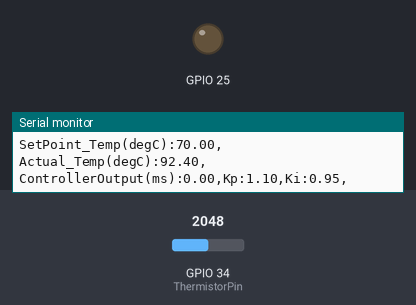
This sketch was run on a simulated ESP32. Parts: output pins drawn as LEDs (lit = HIGH), the last lines printed to the serial monitor. The test bench sets the inputs (shaded band); at power-on: GPIO 34 (ThermistorPin) = 2048.

Above: at 2.2 s.
2.3 s: GPIO 34 (ThermistorPin) set to 2817
5.3 s: GPIO 34 (ThermistorPin) set to 2917
8.3 s: GPIO 34 (ThermistorPin) set to 2866
11.3 s: GPIO 34 (ThermistorPin) set to 0
At 12.4 s:
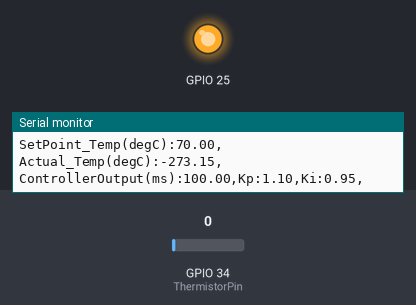
Timing chart, 0 to 13.9 s (numbered marks = the images above; inputs shaded):
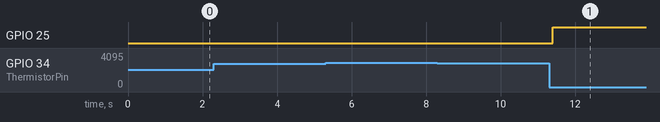

Measured:
- after the input at 8.3 s, GPIO 25: stays LOW (without the input it goes to HIGH after 3.0 s)
- after the input at 11.3 s, GPIO 25: LOW → HIGH after 0.10 s

The sketch:

Temperature_Controller_ESP32.ino
```cpp
#include "Temp_Sensor.h"

float Input = 0.0;
float Output = 0.0;
float Setpoint = 0.0;
float rampTemp = 70;    //Temperature Setpoint in (degC)
float rampTime = 60;    //Rate of chage of temperature
float inputOld = 0.0, inputNew = 0.0;
unsigned long sensorReadInterval = 0.0;
unsigned long msBefore = 0, msBefore1 = 0 , seconds = 0;

//-------------------------------------Set these gains if DAC is selected---------------------------------------------
#ifdef DACout
float Kp = 0.35;
float Ki = 0.6;
float Kd = 3;
QuickPID myPID(&Input, &Output, &Setpoint);

//-------------------------------------Set these gains if PWM is selected--------------------------------------------
#elif defined(PWMout)
float Kp = 0.9;
float Ki = 1.6;
float Kd = 10;
QuickPID myPID(&Input, &Output, &Setpoint);

//-------------------------------------Set these gains if Digital is selected-------------------------------------------
#else
const int SetpointGap = 15;
const int PIDCutOff = 5;
float consKp = 0.5;
float consKi = 0.1;
float consKd = 0.9;
float aggKp = 1.1;
float aggKi = 0.95;
float aggKd = 9;
const unsigned long windowSize = 100;
const byte debounce = 0;
unsigned long windowStartTime = 0, nextSwitchTime = 0;
boolean relayStatus = false;
QuickPID myPID(&Input, &Output, &Setpoint, consKp, consKi, consKd,
               myPID.pMode::pOnErrorMeas,
               myPID.dMode::dOnMeas,
               myPID.iAwMode::iAwClamp,
               myPID.Action::direct);
#endif

Temp_Sensor tempProbe = Temp_Sensor(TemperatureProbeType);

void setup()
{
  Serial.begin(115200);
  initOutput();
  Input = tempProbe.readTemp();
  sensorReadInterval = windowSize;
  //myPID.SetTunings(Kp, Ki, Kd);
#ifdef DACout
  myPID.SetOutputLimits(51, 53);    //from the DAC pin, value 51 is 0.66v (0 VAC from SSR), 52 is 0.67v (120 VAC from SSR), 53 is 0.69v (240 VAC from SSR)
#elif defined(PWMout)
  myPID.SetOutputLimits(141, 1023); //from PWM pin, value 141 is 0 VAC from SSR and 1023 is 240 VAC from SSR. The voltage is controlled mostly linearly in between (this needs to be tested!).
#else
  myPID.SetOutputLimits(0, windowSize);
  myPID.SetSampleTimeUs(windowSize * 1000);
#endif

  myPID.SetMode(myPID.Control::automatic);
  delay(1000); //for stabality
}

void loop()
{
  unsigned long msNow = millis();
  if (msNow - msBefore >= sensorReadInterval)
  {
    inputNew = Input;
    Input = tempProbe.readTemp();
    msBefore = msNow;
  }

  Serial.print("SetPoint_Temp(degC):"); Serial.print(Setpoint); Serial.print(",");
  Serial.print("Actual_Temp(degC):"); Serial.print(Input); Serial.print(",");

#ifdef DACout
  myPID.Compute();
  dacWrite(SSR_Pin, Output);
  Serial.print("ControllerOutput(V):");  Serial.print((float)((supplyVoltage  / 255)*Output));
#elif defined(PWMout)
  myPID.Compute();
  ledcWrite(PWMChannel, Output);
  Serial.print("ControllerOutput(V):");  Serial.print((float)((supplyVoltage / MAX_DUTY_CYCLE )*Output));


#else
#ifdef ConstantSetpoint
  Setpoint = rampTemp;
#else
  if (Input < rampTemp || seconds <= rampTime)
  {
    Setpoint = seconds * (rampTemp / rampTime);                //Reach 90ºC till 60s (90/60=1.5)
    if (Setpoint >= rampTemp)
    {
      Setpoint = rampTemp;
    }
  }
#endif
  float gap = abs(Setpoint - Input); //distance away from setpoint
  if(gap <= PIDCutOff)
  {
    myPID.SetMode(myPID.Control::manual);
  }
  else
  {
    myPID.SetMode(myPID.Control::automatic);
  }
  if (abs(inputNew - inputOld) >= 0.3 || gap < SetpointGap)
  { //we're close to setpoint, use conservative tuning parameters
    myPID.SetTunings(consKp, consKi, consKd);
  }
  else
  {
    //we're far from setpoint, use aggressive tuning parameters
    myPID.SetTunings(aggKp, aggKi, aggKd);
  }
  if (myPID.Compute())
  {
    windowStartTime = msNow;
  }
  if (!relayStatus && Output > (msNow - windowStartTime))
  {
    if (msNow > nextSwitchTime)
    {
      nextSwitchTime = msNow + debounce;
      relayStatus = true;
      digitalWrite(SSR_Pin, HIGH);
    }
  }
  else if (relayStatus && Output < (msNow - windowStartTime))
  {
    if (msNow > nextSwitchTime)
    {
      nextSwitchTime = msNow + debounce;
      relayStatus = false;
      digitalWrite(SSR_Pin, LOW);
    }
  }
  Serial.print("ControllerOutput(ms):"); Serial.print(Output); Serial.print(",");
  Serial.print("Kp:"); Serial.print(myPID.GetKp()); Serial.print(",");
  Serial.print("Ki:"); Serial.print(myPID.GetKi()); Serial.print(",");
  Serial.print("Kd:"); Serial.print(myPID.GetKd());
#endif

  Serial.println();
  if (msNow - msBefore1 >= 1000)
  {
    inputOld = inputNew;
    msBefore1 = msNow;
    seconds++;
  }
}

void initOutput(void)
{
#ifdef DACout
  dacWrite(SSR_Pin, 0);
#elif defined(PWMout)
  ledcSetup(PWMChannel, PWMFreq, PWMResolution);
  ledcAttachPin(SSR_Pin, PWMChannel);
  ledcWrite(PWMChannel, 0);
#else
  pinMode(SSR_Pin, OUTPUT);
#endif
}
```

Temp_Sensor.cpp
```cpp
#include "Temp_Sensor.h"

//#if (filterInput)
//SimpleKalmanFilter kf = SimpleKalmanFilter(e_mea, e_est, q);
//#else
//do nothing
//#endif

Temp_Sensor::Temp_Sensor(bool sensorType)
{
  _sensorType = sensorType;
#ifdef MAX6675
  pinMode(ThermocoupleCS, OUTPUT);
  pinMode(ThermocoupleSCK, OUTPUT);
  pinMode(ThermocoupleSO, INPUT);
  digitalWrite(ThermocoupleCS, HIGH);
  Serial.println("Thermocouple Pins set!");
#else
  //do nothing
#endif
}

float Temp_Sensor::readTemp(void)
{
#ifdef MAX6675
  if (millis() >= timeNow + sensorReadDelay_ms)
  {
    uint16_t spi = 0;
    digitalWrite(ThermocoupleCS, LOW);
    delayMicroseconds(10);
    spi = getSPI();
    spi <<= 8;
    spi |= getSPI();
    digitalWrite(ThermocoupleCS, HIGH);
    if (spi & 0x4)  //Thermocouple not found!
    {
      return NAN;
    }
    spi >>= 3;
    Tc = spi * 0.25;
    T = Tc + 273.15;
    Tf = Tc * 9 / 5 + 32;
    timeNow += sensorReadDelay_ms;
  }
  return Tc;
#else
    float Vout = 0.0;
    float Rt = 0.0;
    float adc = 0.0;
    float adc_estimated_value = 0.0;
#ifdef KalmanFilter
    SimpleKalmanFilter kf = SimpleKalmanFilter(e_mea, e_est, q);
    adc_estimated_value = kf.updateEstimate(adc);
#else
    for  (byte n = 0; n < Lavg_sample_size; n++)
    {
      adc += analogRead(ThermistorPin);
      delay (2);
    }
    adc_estimated_value = adc / Lavg_sample_size;
#endif

    Vout = adc_estimated_value * Vs / adcMax;
    Rt = R1 * Vout / (Vs - Vout);
    T = 1 / (1 / To + log(Rt / Ro) / Beta); // Temperature in Kelvin
    Tc = T - 273.15;                   // Celsius
    Tf = Tc * 9 / 5 + 32;              // Fahrenheit
  return Tc;
#endif
}

#ifdef MAX6675
byte Temp_Sensor::getSPI(void)
{
  byte spiData = 0;
  for (int i = 7; i >= 0; i--)
  {
    digitalWrite(ThermocoupleSCK, LOW);
    delayMicroseconds(10);
    if (digitalRead(ThermocoupleSO))
    {
      spiData |= (1 << i);
    }
    digitalWrite(ThermocoupleSCK, HIGH);
    delayMicroseconds(10);
  }
  return spiData;
}
#else
//do nothing
#endif
```

Temp_Sensor.h
```cpp
/******************************************************************
  @file    Controller.h
  @brief  Library for a temperature PID Controller
  @author  Rex Smith

  Code:        Rex Smith
  Version:     1.0.1
  Date:        03/04/2022

  1.0.0 Support for Thermistor sensor                       31/03/22
  1.0.1 Support for MAX6675                                   03/04/22

******************************************************************/

#ifndef Temp_Sensor_h
#define Temp_Sensor_h

#include "User_Config.h"
#include "src/QuickPID.h"
#include "src/SimpleKalmanFilter.h"
#include "Arduino.h"

class Temp_Sensor {
  public:
    Temp_Sensor(bool);
    float readTemp(void);

  private:
    byte getSPI(void);
    bool _sensorType = false;
    unsigned long timeNow = 0;
    float T = 0.0;
    float Tc = 0.0;
    float Tf = 0.0;

};

#endif
```

QuickPID.cpp
```cpp
// (licence header left out)
#if ARDUINO >= 100
#include "Arduino.h"
#else
#include "WProgram.h"
#endif

#include "QuickPID.h"

/* Constructor ********************************************************************
   The parameters specified here are those for for which we can't set up
   reliable defaults, so we need to have the user set them.
 **********************************************************************************/
QuickPID::QuickPID(float* Input, float* Output, float* Setpoint,
                   float Kp = 0, float Ki = 0, float Kd = 0,
                   pMode pMode = pMode::pOnError,
                   dMode dMode = dMode::dOnMeas,
                   iAwMode iAwMode = iAwMode::iAwCondition,
                   Action Action = Action::direct) {

  myOutput = Output;
  myInput = Input;
  mySetpoint = Setpoint;
  mode = Control::manual;

  QuickPID::SetOutputLimits(0, 255);  // same default as Arduino PWM limit
  sampleTimeUs = 100000;              // 0.1 sec default
  QuickPID::SetControllerDirection(Action);
  QuickPID::SetTunings(Kp, Ki, Kd, pMode, dMode, iAwMode);

  lastTime = micros() - sampleTimeUs;
}

/* Constructor *********************************************************************
   To allow using pOnError, dOnMeas and iAwCondition without explicitly saying so.
 **********************************************************************************/
QuickPID::QuickPID(float* Input, float* Output, float* Setpoint,
                   float Kp, float Ki, float Kd, Action Action)
  : QuickPID::QuickPID(Input, Output, Setpoint, Kp, Ki, Kd,
                       pmode = pMode::pOnError,
                       dmode = dMode::dOnMeas,
                       iawmode = iAwMode::iAwCondition,
                       action = Action) {
}

/* Constructor *********************************************************************
   Simplified constructor which uses defaults for remaining parameters.
 **********************************************************************************/
QuickPID::QuickPID(float* Input, float* Output, float* Setpoint)
  : QuickPID::QuickPID(Input, Output, Setpoint, dispKp, dispKi, dispKd,
                       pmode = pMode::pOnError,
                       dmode = dMode::dOnMeas,
                       iawmode = iAwMode::iAwCondition,
                       action = Action::direct) {
}

/* Compute() ***********************************************************************
   This function should be called every time "void loop()" executes. The function
   will decide whether a new PID Output needs to be computed. Returns true
   when the output is computed, false when nothing has been done.
 **********************************************************************************/
bool QuickPID::Compute() {
  if (mode == Control::manual) return false;
  uint32_t now = micros();
  uint32_t timeChange = (now - lastTime);
  if (mode == Control::timer || timeChange >= sampleTimeUs) {

    float input = *myInput;
    float dInput = input - lastInput;
    if (action == Action::reverse) dInput = -dInput;

    error = *mySetpoint - input;
    if (action == Action::reverse) error = -error;
    float dError = error - lastError;

    float peTerm = kp * error;
    float pmTerm = kp * dInput;
    if (pmode == pMode::pOnError) pmTerm = 0;
    else if (pmode == pMode::pOnMeas) peTerm = 0;
    else { //pOnErrorMeas
      peTerm *= 0.5f;
      pmTerm *= 0.5f;
    }
    pTerm = peTerm - pmTerm; // used by GetDterm()
    iTerm =  ki  * error;
    if (dmode == dMode::dOnError) dTerm = kd * dError;
    else dTerm = -kd * dInput; // dOnMeas

    //condition anti-windup (default)
    if (iawmode == iAwMode::iAwCondition) {
      bool aw = false;
      float iTermOut = (peTerm - pmTerm) + ki * (iTerm + error);
      if (iTermOut > outMax && dError > 0) aw = true;
      else if (iTermOut < outMin && dError < 0) aw = true;
      if (aw && ki) iTerm = constrain(iTermOut, -outMax, outMax);
    }

    // by default, compute output as per PID_v1
    outputSum += iTerm;                                                 // include integral amount
    if (iawmode == iAwMode::iAwOff) outputSum -= pmTerm;                // include pmTerm (no anti-windup)
    else outputSum = constrain(outputSum - pmTerm, outMin, outMax);     // include pmTerm and clamp
    *myOutput = constrain(outputSum + peTerm + dTerm, outMin, outMax);  // include dTerm, clamp and drive output

    lastError = error;
    lastInput = input;
    lastTime = now;
    return true;
  }
  else return false;
}

/* SetTunings(....)************************************************************
  This function allows the controller's dynamic performance to be adjusted.
  it's called automatically from the constructor, but tunings can also
  be adjusted on the fly during normal operation.
******************************************************************************/
void QuickPID::SetTunings(float Kp, float Ki, float Kd,
                          pMode pMode = pMode::pOnError,
                          dMode dMode = dMode::dOnMeas,
                          iAwMode iAwMode = iAwMode::iAwCondition) {

  if (Kp < 0 || Ki < 0 || Kd < 0) return;
  pmode = pMode; dmode = dMode; iawmode = iAwMode;
  dispKp = Kp; dispKi = Ki; dispKd = Kd;
  float SampleTimeSec = (float)sampleTimeUs / 1000000;
  kp = Kp;
  ki = Ki * SampleTimeSec;
  kd = Kd / SampleTimeSec;
}

/* SetTunings(...)************************************************************
  Set Tunings using the last remembered pMode, dMode and iAwMode settings.
******************************************************************************/
void QuickPID::SetTunings(float Kp, float Ki, float Kd) {
  SetTunings(Kp, Ki, Kd, pmode, dmode, iawmode);
}

/* SetSampleTime(.)***********************************************************
  Sets the period, in microseconds, at which the calculation is performed.
******************************************************************************/
void QuickPID::SetSampleTimeUs(uint32_t NewSampleTimeUs) {
  if (NewSampleTimeUs > 0) {
    float ratio  = (float)NewSampleTimeUs / (float)sampleTimeUs;
    ki *= ratio;
    kd /= ratio;
    sampleTimeUs = NewSampleTimeUs;
  }
}

/* SetOutputLimits(..)********************************************************
  The PID controller is designed to vary its output within a given range.
  By default this range is 0-255, the Arduino PWM range.
******************************************************************************/
void QuickPID::SetOutputLimits(float Min, float Max) {
  if (Min >= Max) return;
  outMin = Min;
  outMax = Max;

  if (mode != Control::manual) {
    *myOutput = constrain(*myOutput, outMin, outMax);
    outputSum = constrain(outputSum, outMin, outMax);
  }
}

/* SetMode(.)*****************************************************************
  Sets the controller mode to manual (0), automatic (1) or timer (2)
  when the transition from manual to automatic or timer occurs, the
  controller is automatically initialized.
******************************************************************************/
void QuickPID::SetMode(Control Mode) {
  if (mode == Control::manual && Mode != Control::manual) { // just went from manual to automatic or timer
    QuickPID::Initialize();
  }
  mode = Mode;
}

/* Initialize()****************************************************************
  Does all the things that need to happen to ensure a bumpless transfer
  from manual to automatic mode.
******************************************************************************/
void QuickPID::Initialize() {
  outputSum = *myOutput;
  lastInput = *myInput;
  outputSum = constrain(outputSum, outMin, outMax);
}

/* SetControllerDirection(.)**************************************************
  The PID will either be connected to a direct acting process (+Output leads
  to +Input) or a reverse acting process(+Output leads to -Input).
******************************************************************************/
void QuickPID::SetControllerDirection(Action Action) {
  action = Action;
}

/* SetProportionalMode(.)*****************************************************
  Sets the computation method for the proportional term, to compute based
  either on error (default), on measurement, or the average of both.
******************************************************************************/
void QuickPID::SetProportionalMode(pMode pMode) {
  pmode = pMode;
}

/* SetDerivativeMode(.)*******************************************************
  Sets the computation method for the derivative term, to compute based
  either on error or on measurement (default).
******************************************************************************/
void QuickPID::SetDerivativeMode(dMode dMode) {
  dmode = dMode;
}

/* SetAntiWindupMode(.)*******************************************************
  Sets the integral anti-windup mode to one of iAwClamp, which clamps
  the output after adding integral and proportional (on measurement) terms,
  or iAwCondition (default), which provides some integral correction, prevents
  deep saturation and reduces overshoot.
  Option iAwOff disables anti-windup altogether.
******************************************************************************/
void QuickPID::SetAntiWindupMode(iAwMode iAwMode) {
  iawmode = iAwMode;
}

/* Status Functions************************************************************
  These functions query the internal state of the PID.
******************************************************************************/
float QuickPID::GetKp() {
  return dispKp;
}
float QuickPID::GetKi() {
  return dispKi;
}
float QuickPID::GetKd() {
  return dispKd;
}
float QuickPID::GetPterm() {
  return pTerm;
}
float QuickPID::GetIterm() {
  return iTerm;
}
float QuickPID::GetDterm() {
  return dTerm;
}
uint8_t QuickPID::GetMode() {
  return static_cast<uint8_t>(mode);
}
uint8_t QuickPID::GetDirection() {
  return static_cast<uint8_t>(action);
}
uint8_t QuickPID::GetPmode() {
  return static_cast<uint8_t>(pmode);
}
uint8_t QuickPID::GetDmode() {
  return static_cast<uint8_t>(dmode);
}
uint8_t QuickPID::GetAwMode() {
  return static_cast<uint8_t>(iawmode);
}
```

SimpleKalmanFilter.h
```cpp
// (licence header left out)
#ifndef SimpleKalmanFilter_h
#define SimpleKalmanFilter_h

class SimpleKalmanFilter
{

public:
  SimpleKalmanFilter(float mea_e, float est_e, float q);
  float updateEstimate(float mea);
  void setMeasurementError(float mea_e);
  void setEstimateError(float est_e);
  void setProcessNoise(float q);
  float getKalmanGain();

private:
  float _err_measure;
  float _err_estimate;
  float _q;
  float _current_estimate;
  float _last_estimate;
  float _kalman_gain;

};

#endif
```

Source omitted: QuickPID.h (5150 bytes), SimpleKalmanFilter.cpp (1067 bytes), User_Config.h (4516 bytes)
